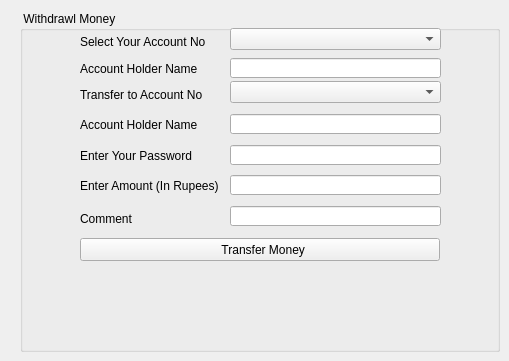
        <widget class="QWidget" name="tab_5">
         <attribute name="title">
          <string> Transfer Money </string>
         </attribute>
         <widget class="QGroupBox" name="groupBox_8">
          <property name="geometry">
           <rect>
            <x>20</x>
            <y>11</y>
            <width>480</width>
            <height>341</height>
           </rect>
          </property>
          <property name="title">
           <string> Withdrawl Money </string>
          </property>
          <widget class="QLabel" name="MoneyTransfer_CongoLabel">
           <property name="geometry">
            <rect>
             <x>40</x>
             <y>287</y>
             <width>431</width>
             <height>51</height>
            </rect>
           </property>
           <property name="text">
            <string/>
           </property>
          </widget>
          <widget class="QLabel" name="label_28">
           <property name="geometry">
            <rect>
             <x>60</x>
             <y>50</y>
             <width>131</width>
             <height>16</height>
            </rect>
           </property>
           <property name="text">
            <string>Account Holder Name</string>
           </property>
          </widget>
          <widget class="QPushButton" name="MoneyTransfer_TransferMoney_PushButton">
           <property name="geometry">
            <rect>
             <x>60</x>
             <y>227</y>
             <width>360</width>
             <height>23</height>
            </rect>
           </property>
           <property name="text">
            <string>  Transfer Money</string>
           </property>
           <property name="icon">
            <iconset>
             <normaloff>T:/Icon/NoteBook_Plain.png</normaloff>T:/Icon/NoteBook_Plain.png</iconset>
           </property>
          </widget>
          <widget class="QLineEdit" name="MoneyTransfer_AccName_Src">
           <property name="geometry">
            <rect>
             <x>210</x>
             <y>47</y>
             <width>211</width>
             <height>20</height>
            </rect>
           </property>
           <property name="frame">
            <bool>true</bool>
           </property>
           <property name="readOnly">
            <bool>true</bool>
           </property>
          </widget>
          <widget class="QLabel" name="label_27">
           <property name="geometry">
            <rect>
             <x>60</x>
             <y>23</y>
             <width>131</width>
             <height>16</height>
            </rect>
           </property>
           <property name="text">
            <string>Select Your Account No</string>
           </property>
          </widget>
          <widget class="QLabel" name="label_25">
           <property name="geometry">
            <rect>
             <x>60</x>
             <y>137</y>
             <width>131</width>
             <height>16</height>
            </rect>
           </property>
           <property name="text">
            <string>Enter Your Password</string>
           </property>
          </widget>
          <widget class="QLineEdit" name="MoneyTransfer_AccName_Dest">
           <property name="geometry">
            <rect>
             <x>210</x>
             <y>103</y>
             <width>211</width>
             <height>20</height>
            </rect>
           </property>
           <property name="frame">
            <bool>true</bool>
           </property>
           <property name="readOnly">
            <bool>true</bool>
           </property>
          </widget>
          <widget class="QLineEdit" name="MoneyTransfer_Password">
           <property name="geometry">
            <rect>
             <x>210</x>
             <y>134</y>
             <width>211</width>
             <height>20</height>
            </rect>
           </property>
           <property name="text">
            <string/>
           </property>
           <property name="frame">
            <bool>true</bool>
           </property>
           <property name="echoMode">
            <enum>QLineEdit::Password</enum>
           </property>
           <property name="readOnly">
            <bool>false</bool>
           </property>
          </widget>
          <widget class="QLineEdit" name="MoneyTransfer_Amount">
           <property name="geometry">
            <rect>
             <x>210</x>
             <y>164</y>
             <width>211</width>
             <height>20</height>
            </rect>
           </property>
           <property name="text">
            <string/>
           </property>
           <property name="frame">
            <bool>true</bool>
           </property>
           <property name="echoMode">
            <enum>QLineEdit::Normal</enum>
           </property>
           <property name="readOnly">
            <bool>false</bool>
           </property>
          </widget>
          <widget class="QComboBox" name="MoneyTransfer_AccNum_Dest">
           <property name="geometry">
            <rect>
             <x>210</x>
             <y>70</y>
             <width>211</width>
             <height>22</height>
            </rect>
           </property>
          </widget>
          <widget class="QLineEdit" name="MoneyTransfer_Comment">
           <property name="geometry">
            <rect>
             <x>210</x>
             <y>195</y>
             <width>211</width>
             <height>20</height>
            </rect>
           </property>
           <property name="text">
            <string/>
           </property>
           <property name="frame">
            <bool>true</bool>
           </property>
           <property name="echoMode">
            <enum>QLineEdit::Normal</enum>
           </property>
           <property name="readOnly">
            <bool>false</bool>
           </property>
          </widget>
          <widget class="QLabel" name="label_32">
           <property name="geometry">
            <rect>
             <x>60</x>
             <y>106</y>
             <width>131</width>
             <height>16</height>
            </rect>
           </property>
           <property name="text">
            <string>Account Holder Name</string>
           </property>
          </widget>
          <widget class="QComboBox" name="MoneyTransfer_AccNum_Src">
           <property name="geometry">
            <rect>
             <x>210</x>
             <y>17</y>
             <width>211</width>
             <height>22</height>
            </rect>
           </property>
          </widget>
          <widget class="QLabel" name="MoneyTransfer_ErrorLabel">
           <property name="enabled">
            <bool>false</bool>
           </property>
           <property name="geometry">
            <rect>
             <x>40</x>
             <y>257</y>
             <width>421</width>
             <height>41</height>
            </rect>
           </property>
           <property name="font">
            <font>
             <family>Courier New</family>
             <pointsize>8</pointsize>
            </font>
           </property>
           <property name="styleSheet">
            <string notr="true">color: rgb(255, 85, 0);</string>
           </property>
           <property name="text">
            <string/>
           </property>
           <property name="alignment">
            <set>Qt::AlignCenter</set>
           </property>
          </widget>
          <widget class="QLabel" name="label_26">
           <property name="geometry">
            <rect>
             <x>60</x>
             <y>167</y>
             <width>141</width>
             <height>16</height>
            </rect>
           </property>
           <property name="text">
            <string>Enter Amount (In Rupees)</string>
           </property>
          </widget>
          <widget class="QLabel" name="label_31">
           <property name="geometry">
            <rect>
             <x>60</x>
             <y>76</y>
             <width>131</width>
             <height>16</height>
            </rect>
           </property>
           <property name="text">
            <string>Transfer to Account No</string>
           </property>
          </widget>
          <widget class="QLabel" name="label_33">
           <property name="geometry">
            <rect>
             <x>60</x>
             <y>200</y>
             <width>131</width>
             <height>16</height>
            </rect>
           </property>
           <property name="text">
            <string>Comment</string>
           </property>
          </widget>
         </widget>
        </widget>
